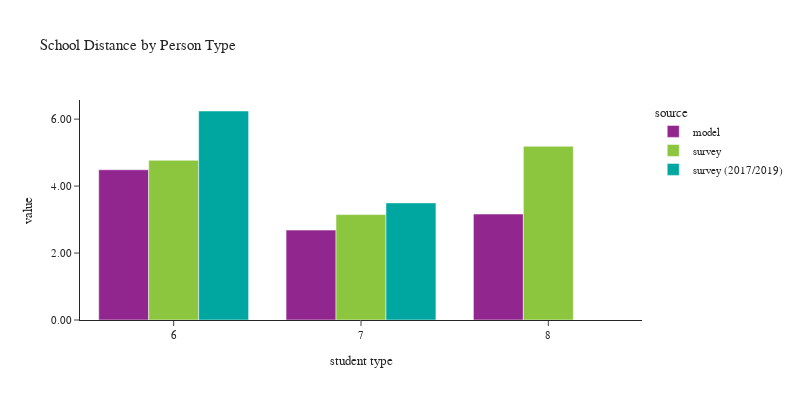

Write notebook code for a chart like this one.
### Code cell
plot_school_location(df_students[df_students['pptyp'].isin([6,7,8])], 
                     'pptyp', 'Person Type', 'student type')

### Figure 1 — Plotly figure (JSON) as saved in the notebook; plotly's stock layout.template omitted (floating-point values rounded to 4 significant figures)
{"data": [{"alignmentgroup": "True", "customdata": [[12703], [53200], [4932]], "hovertemplate": "source=model<br>pptyp=%{x}<br>value=%{y}<br>sample count=%{customdata[0]}<extra></extra>", "legendgroup": "model", "marker": {"color": "#91268F", "pattern": {"shape": ""}}, "name": "model", "offsetgroup": "model", "orientation": "v", "showlegend": true, "textposition": "auto", "type": "bar", "x": [6, 7, 8], "xaxis": "x", "y": [4.488, 2.686, 3.165], "yaxis": "y"}, {"alignmentgroup": "True", "customdata": [[48], [515], [132]], "hovertemplate": "source=survey<br>pptyp=%{x}<br>value=%{y}<br>sample count=%{customdata[0]}<extra></extra>", "legendgroup": "survey", "marker": {"color": "#8CC63E", "pattern": {"shape": ""}}, "name": "survey", "offsetgroup": "survey", "orientation": "v", "showlegend": true, "textposition": "auto", "type": "bar", "x": [6, 7, 8], "xaxis": "x", "y": [4.77, 3.149, 5.189], "yaxis": "y"}, {"alignmentgroup": "True", "customdata": [[81], [370]], "hovertemplate": "source=survey (2017/2019)<br>pptyp=%{x}<br>value=%{y}<br>sample count=%{customdata[0]}<extra></extra>", "legendgroup": "survey (2017/2019)", "marker": {"color": "#00A7A0", "pattern": {"shape": ""}}, "name": "survey (2017/2019)", "offsetgroup": "survey (2017/2019)", "orientation": "v", "showlegend": true, "textposition": "auto", "type": "bar", "x": [6, 7], "xaxis": "x", "y": [6.243, 3.498], "yaxis": "y"}], "layout": {"barmode": "group", "font": {"size": 11}, "height": 400, "legend": {"title": {"text": "source"}, "tracegroupgap": 0}, "title": {"text": "School Distance by Person Type"}, "width": 800, "xaxis": {"anchor": "y", "domain": [0.0, 1.0], "title": {"text": "student type"}}, "yaxis": {"anchor": "x", "domain": [0.0, 1.0], "tickformat": ".2f", "title": {"text": "value"}}}}
